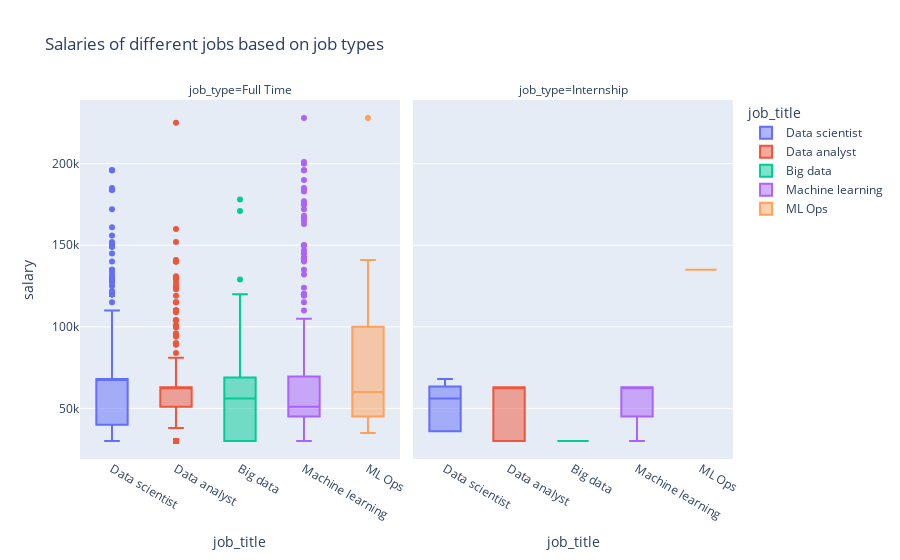

Source (notebook cell):
### Code cell
px.box(data, y="salary", x="job_title", color="job_title", facet_col="job_type", title="Salaries of different jobs based on job types")

### Figure 1 — Plotly figure (JSON) as saved in the notebook; plotly's stock layout.template omitted (floating-point values rounded to 4 significant figures; data arrays with more than 128 entries replaced by an {"elided": "..."} marker saying what was removed)
{"data": [{"alignmentgroup": "True", "hovertemplate": "job_title=%{x}<br>job_type=Full Time<br>salary=%{y}<extra></extra>", "legendgroup": "Data scientist", "marker": {"color": "#636efa"}, "name": "Data scientist", "notched": false, "offsetgroup": "Data scientist", "orientation": "v", "showlegend": true, "type": "box", "x": {"elided": "381 str values"}, "x0": " ", "xaxis": "x", "y": {"elided": "381 int values"}, "y0": " ", "yaxis": "y"}, {"alignmentgroup": "True", "hovertemplate": "job_title=%{x}<br>job_type=Internship<br>salary=%{y}<extra></extra>", "legendgroup": "Data scientist", "marker": {"color": "#636efa"}, "name": "Data scientist", "notched": false, "offsetgroup": "Data scientist", "orientation": "v", "showlegend": false, "type": "box", "x": ["Data scientist", "Data scientist", "Data scientist", "Data scientist", "Data scientist", "Data scientist", "Data scientist", "Data scientist", "Data scientist", "Data scientist", "Data scientist", "Data scientist", "Data scientist"], "x0": " ", "xaxis": "x2", "y": [36000, 56000, 56000, 56000, 36000, 62000, 56000, 68000, 36000, 62000, 68000, 68000, 36000], "y0": " ", "yaxis": "y2"}, {"alignmentgroup": "True", "hovertemplate": "job_title=%{x}<br>job_type=Full Time<br>salary=%{y}<extra></extra>", "legendgroup": "Data analyst", "marker": {"color": "#EF553B"}, "name": "Data analyst", "notched": false, "offsetgroup": "Data analyst", "orientation": "v", "showlegend": true, "type": "box", "x": {"elided": "361 str values"}, "x0": " ", "xaxis": "x", "y": {"elided": "361 int values"}, "y0": " ", "yaxis": "y"}, {"alignmentgroup": "True", "hovertemplate": "job_title=%{x}<br>job_type=Internship<br>salary=%{y}<extra></extra>", "legendgroup": "Data analyst", "marker": {"color": "#EF553B"}, "name": "Data analyst", "notched": false, "offsetgroup": "Data analyst", "orientation": "v", "showlegend": false, "type": "box", "x": ["Data analyst", "Data analyst", "Data analyst", "Data analyst", "Data analyst", "Data analyst", "Data analyst"], "x0": " ", "xaxis": "x2", "y": [63000, 63000, 30000, 30000, 63000, 63000, 30000], "y0": " ", "yaxis": "y2"}, {"alignmentgroup": "True", "hovertemplate": "job_title=%{x}<br>job_type=Full Time<br>salary=%{y}<extra></extra>", "legendgroup": "Big data", "marker": {"color": "#00cc96"}, "name": "Big data", "notched": false, "offsetgroup": "Big data", "orientation": "v", "showlegend": true, "type": "box", "x": ["Big data", "Big data", "Big data", "Big data", "Big data", "Big data", "Big data", "Big data", "Big data", "Big data", "Big data", "Big data", "Big data", "Big data", "Big data", "Big data", "Big data", "Big data", "Big data", "Big data", "Big data", "Big data", "Big data", "Big data", "Big data", "Big data", "Big data", "Big data", "Big data", "Big data", "Big data", "Big data", "Big data", "Big data", "Big data", "Big data", "Big data", "Big data", "Big data", "Big data", "Big data", "Big data", "Big data", "Big data", "Big data", "Big data", "Big data", "Big data", "Big data", "Big data", "Big data", "Big data", "Big data", "Big data", "Big data", "Big data", "Big data", "Big data", "Big data", "Big data", "Big data", "Big data", "Big data", "Big data", "Big data", "Big data", "Big data", "Big data", "Big data", "Big data", "Big data", "Big data", "Big data", "Big data", "Big data", "Big data", "Big data", "Big data", "Big data", "Big data", "Big data", "Big data", "Big data", "Big data", "Big data", "Big data", "Big data", "Big data", "Big data", "Big data", "Big data", "Big data", "Big data", "Big data", "Big data", "Big data", "Big data", "Big data", "Big data", "Big data"], "x0": " ", "xaxis": "x", "y": [65000, 51000, 30000, 45000, 30000, 69000, 69000, 62000, 62000, 62000, 45000, 62000, 45000, 62000, 30000, 62000, 63000, 63000, 56000, 45000, 76000, 68000, 63000, 76000, 120000, 113000, 30000, 76000, 30000, 68000, 68000, 171000, 30000, 63000, 106000, 68000, 51000, 30000, 68000, 68000, 68000, 76000, 76000, 51000, 46000, 30000, 76000, 30000, 56000, 76000, 30000, 30000, 63000, 63000, 51000, 63000, 30000, 63000, 30000, 30000, 68000, 30000, 100000, 40000, 30000, 30000, 30000, 30000, 129000, 76000, 76000, 178000, 46000, 76000, 76000, 46000, 51000, 100000, 30000, 45000, 30000, 30000, 76000, 38000, 30000, 76000, 78000, 46000, 38000, 76000, 38000, 76000, 30000, 30000, 30000, 38000, 46000, 46000, 30000, 51000], "y0": " ", "yaxis": "y"}, {"alignmentgroup": "True", "hovertemplate": "job_title=%{x}<br>job_type=Internship<br>salary=%{y}<extra></extra>", "legendgroup": "Big data", "marker": {"color": "#00cc96"}, "name": "Big data", "notched": false, "offsetgroup": "Big data", "orientation": "v", "showlegend": false, "type": "box", "x": ["Big data"], "x0": " ", "xaxis": "x2", "y": [30000], "y0": " ", "yaxis": "y2"}, {"alignmentgroup": "True", "hovertemplate": "job_title=%{x}<br>job_type=Full Time<br>salary=%{y}<extra></extra>", "legendgroup": "Machine learning", "marker": {"color": "#ab63fa"}, "name": "Machine learning", "notched": false, "offsetgroup": "Machine learning", "orientation": "v", "showlegend": true, "type": "box", "x": {"elided": "276 str values"}, "x0": " ", "xaxis": "x", "y": {"elided": "276 int values"}, "y0": " ", "yaxis": "y"}, {"alignmentgroup": "True", "hovertemplate": "job_title=%{x}<br>job_type=Internship<br>salary=%{y}<extra></extra>", "legendgroup": "Machine learning", "marker": {"color": "#ab63fa"}, "name": "Machine learning", "notched": false, "offsetgroup": "Machine learning", "orientation": "v", "showlegend": false, "type": "box", "x": ["Machine learning", "Machine learning", "Machine learning", "Machine learning", "Machine learning", "Machine learning", "Machine learning", "Machine learning", "Machine learning", "Machine learning", "Machine learning", "Machine learning", "Machine learning"], "x0": " ", "xaxis": "x2", "y": [56000, 56000, 45000, 63000, 63000, 63000, 63000, 63000, 63000, 63000, 36000, 45000, 30000], "y0": " ", "yaxis": "y2"}, {"alignmentgroup": "True", "hovertemplate": "job_title=%{x}<br>job_type=Full Time<br>salary=%{y}<extra></extra>", "legendgroup": "ML Ops", "marker": {"color": "#FFA15A"}, "name": "ML Ops", "notched": false, "offsetgroup": "ML Ops", "orientation": "v", "showlegend": true, "type": "box", "x": ["ML Ops", "ML Ops", "ML Ops", "ML Ops", "ML Ops", "ML Ops", "ML Ops", "ML Ops", "ML Ops", "ML Ops", "ML Ops", "ML Ops", "ML Ops", "ML Ops", "ML Ops", "ML Ops", "ML Ops", "ML Ops"], "x0": " ", "xaxis": "x", "y": [124000, 35000, 62000, 56000, 43000, 45000, 45000, 45000, 68000, 58000, 45000, 141000, 55000, 100000, 228000, 115000, 76000, 68000], "y0": " ", "yaxis": "y"}, {"alignmentgroup": "True", "hovertemplate": "job_title=%{x}<br>job_type=Internship<br>salary=%{y}<extra></extra>", "legendgroup": "ML Ops", "marker": {"color": "#FFA15A"}, "name": "ML Ops", "notched": false, "offsetgroup": "ML Ops", "orientation": "v", "showlegend": false, "type": "box", "x": ["ML Ops"], "x0": " ", "xaxis": "x2", "y": [135000], "y0": " ", "yaxis": "y2"}], "layout": {"annotations": [{"font": {}, "showarrow": false, "text": "job_type=Full Time", "x": 0.245, "xanchor": "center", "xref": "paper", "y": 1, "yanchor": "bottom", "yref": "paper"}, {"font": {}, "showarrow": false, "text": "job_type=Internship", "x": 0.755, "xanchor": "center", "xref": "paper", "y": 1, "yanchor": "bottom", "yref": "paper"}], "boxmode": "overlay", "legend": {"title": {"text": "job_title"}, "tracegroupgap": 0}, "title": {"text": "Salaries of different jobs based on job types"}, "xaxis": {"anchor": "y", "categoryarray": ["Data scientist", "Data analyst", "Big data", "Machine learning", "ML Ops"], "categoryorder": "array", "domain": [0, 0.49], "title": {"text": "job_title"}}, "xaxis2": {"anchor": "y2", "categoryarray": ["Data scientist", "Data analyst", "Big data", "Machine learning", "ML Ops"], "categoryorder": "array", "domain": [0.51, 1], "matches": "x", "title": {"text": "job_title"}}, "yaxis": {"anchor": "x", "domain": [0, 1], "title": {"text": "salary"}}, "yaxis2": {"anchor": "x2", "domain": [0, 1], "matches": "y", "showticklabels": false}}}
